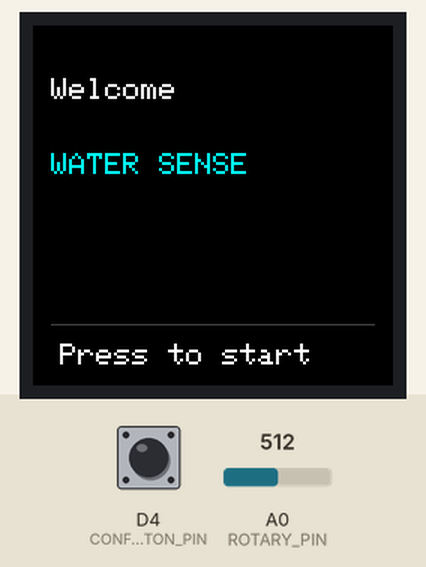
Bench run of a sketch on a simulated Arduino Zero (SAMD21). On the bench: 240×240 colour display. Inputs (shaded band) come from the test bench; at power-on: D4 (CONFIRM_BUTTON_PIN) LOW, A0 (ROTARY_PIN) = 512 (analog values on the 0–1023 scale). Random numbers use the default seed unless the sketch sets one.

Above: at 1.2 s.
1.3 s: D4 (CONFIRM_BUTTON_PIN) pulled HIGH for 0.15 s
At 2.4 s:
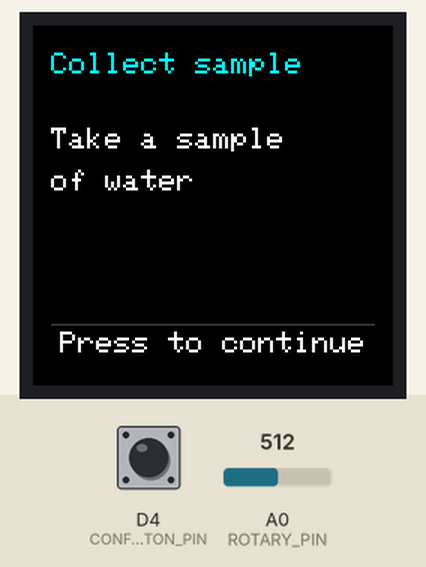
2.9 s: D4 (CONFIRM_BUTTON_PIN) pulled HIGH for 1 s
At 3.5 s:
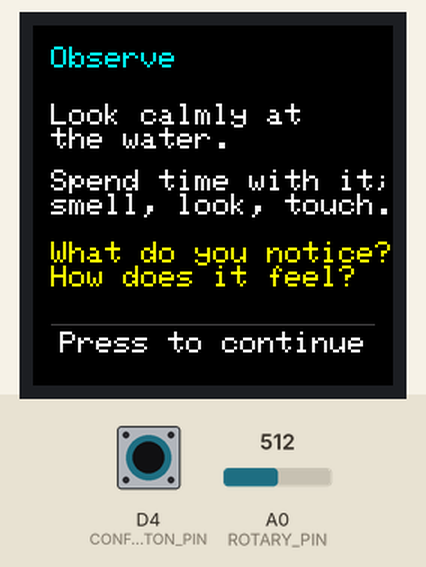
5.4 s: D4 (CONFIRM_BUTTON_PIN) pulled HIGH for 0.15 s
At 6.7 s:
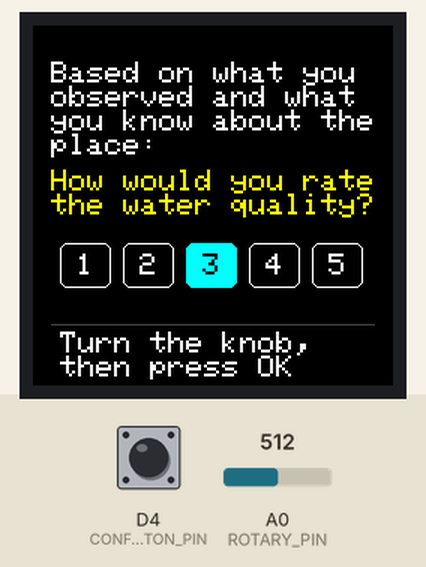
7.0 s: D4 (CONFIRM_BUTTON_PIN) pulled HIGH for 3.2 s
At 8.4 s:
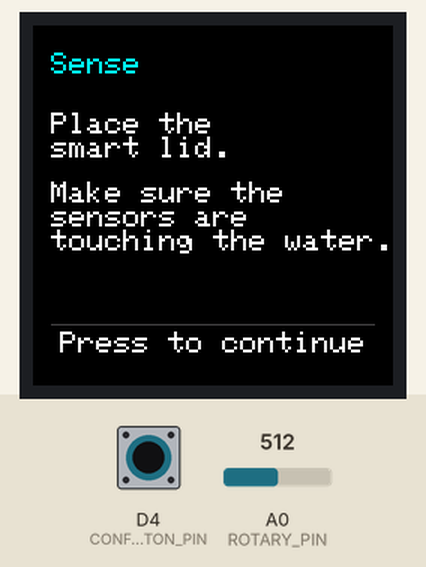
11.7 s: D4 (CONFIRM_BUTTON_PIN) pulled HIGH for 0.15 s
At 21.6 s:
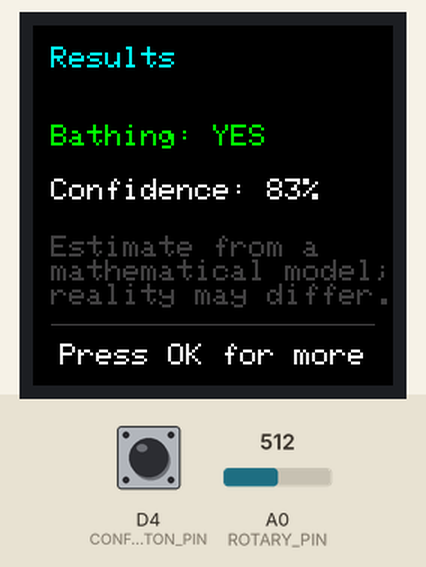
Timing chart, 0 to 22.3 s (numbered marks = the images above; inputs shaded):
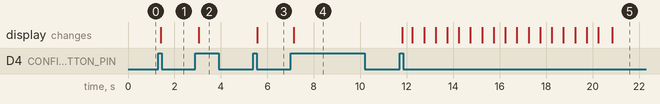

The sketch:

WaterSenseQuestionnaire.ino
```cpp
/*
  Water Sense questionnaire sketch

  Hardware (Grove Shield for Arduino Nano v1.3, switch set to 3.3 V):
    - Grove 1.2-inch IPS Display: digital port D2 (SCK=D2, SDA=D3)
    - Grove Button (P):           digital port D4
    - Grove Rotary Angle Sensor:  analog port A0

  Libraries:
    - Adafruit GFX Library
    - Arduino_ST7789_Fast (Seeed's Grove 1.2-inch IPS display library)
*/

#include <Adafruit_GFX.h>
#include <Arduino_ST7789_Fast.h>

// Keep hardware assignments and artificial timings together for easy changes.
constexpr uint8_t DISPLAY_SCK_PIN = 2;
constexpr uint8_t DISPLAY_DATA_PIN = 3;
constexpr uint8_t CONFIRM_BUTTON_PIN = 4;
constexpr uint8_t ROTARY_PIN = A0;
constexpr uint16_t ORANGE = 0xFD20;

constexpr unsigned long BUTTON_DEBOUNCE_MS = 40;
constexpr unsigned long MEASURING_DURATION_MS = 9000;
constexpr unsigned long UPLOAD_DURATION_MS = 7500;
constexpr unsigned long LOADING_STATUS_INTERVAL_MS = 500;
constexpr unsigned long ROTARY_SAMPLE_INTERVAL_MS = 60;
constexpr int ROTARY_HYSTERESIS = 20;

Arduino_ST7789 lcd(DISPLAY_SCK_PIN, DISPLAY_DATA_PIN);

enum Screen {
  WELCOME,
  COLLECT_SAMPLE,
  OBSERVE_GUIDANCE,
  QUALITY_RATING,
  SENSE,
  MEASURING,
  BATHING_RESULTS,
  ECOSYSTEM_RESULTS,
  DETAIL_RESULTS,
  UPLOADING,
  COMPLETE
};

struct Observation {
  uint8_t quality;
  bool suitableForBathing;
  uint8_t confidencePercent;
  const char *ecosystemHealth;
  uint16_t ecosystemColor;
  uint8_t ecosystemConfidencePercent;
  int temperatureC;
  float ph;
  const char *turbidity;
  float dissolvedOxygen;
  int electricalConductivity;
};

Screen currentScreen = WELCOME;
Observation observation = {0, false, 0, "", GREEN, 0, 0, 0.0f, "", 0.0f, 0};
uint8_t selectedRating = 1;
uint8_t displayedRating = 0;
unsigned long screenStartedAt = 0;
unsigned long lastLoadingStatusAt = 0;
unsigned long lastRotarySampleAt = 0;
uint8_t loadingStatusPhase = 0;
int filteredRotaryValue = -1;

bool lastButtonReading = LOW;
bool stableButtonState = LOW;
unsigned long buttonChangedAt = 0;

void drawText(int16_t x, int16_t y, const char *value, uint8_t size, uint16_t color) {
  lcd.setTextSize(size);
  lcd.setTextColor(color, BLACK);
  lcd.setCursor(x, y);
  lcd.print(value);
}

void drawTemperatureLine(int16_t x, int16_t y, int temperatureC) {
  char value[24];
  snprintf(value, sizeof(value), "Temperature: %d", temperatureC);
  drawText(x, y, value, 2, WHITE);
  const int16_t degreeX = x + strlen(value) * 12 + 2;
  lcd.drawCircle(degreeX + 3, y + 3, 3, WHITE);
  drawText(degreeX + 9, y, "C", 2, WHITE);
}

void drawLoadingLabel(const char *label, int16_t y) {
  const int16_t labelWidth = strlen(label) * 12;
  drawText((240 - labelWidth) / 2, y, label, 2, WHITE);
}

void drawLoadingDots(const char *label, int16_t y) {
  static const char *const dots[] = {"", ".", "..", "..."};
  const int16_t labelWidth = strlen(label) * 12;  // built-in font at size 2
  const int16_t labelX = (240 - labelWidth) / 2;
  const int16_t dotsX = labelX + labelWidth;

  // The label is stable; only clear and redraw the small ellipsis area.
  lcd.fillRect(dotsX, y, 36, 18, BLACK);
  drawText(dotsX, y, dots[loadingStatusPhase], 2, WHITE);
}

const char *const DROP_FINAL[] = {
  "       /\\       ",
  "      /  \\      ",
  "     /    \\     ",
  "    /      \\    ",
  "   /        \\   ",
  "  /          \\  ",
  " |   ^    ^   | ",
  " |            | ",
  " |    \\__/    | ",
  "  \\          /  ",
  "   \\        /   ",
  "    \\______/    "
};

const char *const DROP_STATIC[] = {
  "       /\\       ",
  "      /  \\      ",
  "     /    \\     ",
  "    /      \\    ",
  "   /        \\   ",
  "  /          \\  ",
  " |            | ",
  " |            | ",
  " |            | ",
  "  \\          /  ",
  "   \\        /   ",
  "    \\______/    "
};

void drawAsciiArt(const char *const *lines, uint8_t lineCount, int16_t x, int16_t y, uint8_t textSize, uint16_t color) {
  lcd.setTextSize(textSize);
  lcd.setTextColor(color, BLACK);
  for (uint8_t line = 0; line < lineCount; ++line) {
    lcd.setCursor(x, y + line * (8 * textSize));
    lcd.print(lines[line]);
  }
}

void drawFooter(const char *message) {
  lcd.drawFastHLine(12, 199, 216, DGREY);
  if (strcmp(message, "Turn the knob, then press OK") == 0) {
    drawText(18, 204, "Turn the knob,", 2, WHITE);
    drawText(18, 220, "then press OK", 2, WHITE);
  } else if (strcmp(message, "Press OK to continue") == 0) {
    drawText(18, 204, "Press to continue", 2, WHITE);
  } else {
    drawText(18, 212, message, 2, WHITE);
  }
}

void drawRatingBox(uint8_t index, bool selected) {
  const int16_t boxWidth = 34;
  const int16_t boxHeight = 30;
  const int16_t gap = 8;
  const int16_t startX = 18;
  const int16_t y = 145;
  const int16_t x = startX + (index - 1) * (boxWidth + gap);
  const uint16_t fill = selected ? CYAN : BLACK;
  const uint16_t outline = selected ? CYAN : WHITE;
  const uint16_t textColor = selected ? BLACK : WHITE;
  char label[2] = {static_cast<char>('0' + index), '\0'};

  lcd.fillRoundRect(x, y, boxWidth, boxHeight, 5, fill);
  lcd.drawRoundRect(x, y, boxWidth, boxHeight, 5, outline);
  lcd.setTextSize(2);
  lcd.setTextColor(textColor, fill);
  lcd.setCursor(x + 11, y + 7);
  lcd.print(label);
}

void drawRatingBoxes(uint8_t rating) {
  for (uint8_t index = 1; index <= 5; ++index) {
    drawRatingBox(index, index == rating);
  }
}

void drawRatingScreen(const char *title, const char *instruction, const char *question) {
  lcd.fillScreen(BLACK);
  drawText(12, 14, title, 2, CYAN);
  drawText(12, 62, instruction, 1, WHITE);
  drawText(12, 84, question, 2, YELLOW);
  drawText(12, 120, "1 - 5", 2, WHITE);
  drawRatingBoxes(selectedRating);
  drawFooter("Turn knob, then press OK");
}

void drawQualityRatingScreen() {
  lcd.fillScreen(BLACK);
  drawText(12, 24, "Based on what you", 2, WHITE);
  drawText(12, 40, "observed and what", 2, WHITE);
  drawText(12, 56, "you know about the", 2, WHITE);
  drawText(12, 72, "place:", 2, WHITE);
  drawText(12, 96, "How would you rate", 2, YELLOW);
  drawText(12, 112, "the water quality?", 2, YELLOW);
  drawRatingBoxes(selectedRating);
  drawFooter("Turn the knob, then press OK");
}

void drawObservationGuidance() {
  lcd.fillScreen(BLACK);
  drawText(12, 14, "Observe", 2, CYAN);
  drawText(12, 52, "Look calmly at", 2, WHITE);
  drawText(12, 68, "the water.", 2, WHITE);
  drawText(12, 96, "Spend time with it;", 2, WHITE);
  drawText(12, 112, "smell, look, touch.", 2, WHITE);
  drawText(12, 144, "What do you notice?", 2, YELLOW);
  drawText(12, 160, "How does it feel?", 2, YELLOW);
  drawFooter("Press OK to continue");
}

void drawBathingResults() {
  lcd.fillScreen(BLACK);
  drawText(12, 14, "Results", 2, CYAN);
  drawText(12, 66, observation.suitableForBathing ? "Bathing: YES" : "Bathing: NO", 2,
           observation.suitableForBathing ? GREEN : RED);
  char confidenceLine[24];
  snprintf(confidenceLine, sizeof(confidenceLine), "Confidence: %d%%", observation.confidencePercent);
  drawText(12, 102, confidenceLine, 2, WHITE);
  drawText(12, 140, "Estimate from a", 2, DGREY);
  drawText(12, 156, "mathematical model;", 2, DGREY);
  drawText(12, 172, "reality may differ.", 2, DGREY);
  drawFooter("Press OK for more");
}

void drawDetailedResults() {
  char phLine[16];
  char turbidityLine[24];
  char oxygenLine[20];
  char conductivityLine[20];
  const int phTenths = static_cast<int>(observation.ph * 10.0f + 0.5f);
  const int oxygenTenths = static_cast<int>(observation.dissolvedOxygen * 10.0f + 0.5f);

  snprintf(phLine, sizeof(phLine), "pH: %d.%d", phTenths / 10, phTenths % 10);
  snprintf(turbidityLine, sizeof(turbidityLine), "Turbidity: %s", observation.turbidity);
  snprintf(oxygenLine, sizeof(oxygenLine), "DO: %d.%d mg/L", oxygenTenths / 10, oxygenTenths % 10);
  snprintf(conductivityLine, sizeof(conductivityLine), "EC: %d uS/cm", observation.electricalConductivity);

  lcd.fillScreen(BLACK);
  drawText(12, 14, "Results", 2, CYAN);
  drawTemperatureLine(12, 50, observation.temperatureC);
  drawText(12, 78, phLine, 2, WHITE);
  drawText(12, 106, turbidityLine, 2, WHITE);
  drawText(12, 134, oxygenLine, 2, WHITE);
  drawText(12, 162, conductivityLine, 2, WHITE);
  drawFooter("Press OK to upload");
}

void drawEcosystemResults() {
  lcd.fillScreen(BLACK);
  drawText(12, 14, "Results", 2, CYAN);
  drawText(12, 66, "Ecosystem health:", 2, WHITE);
  drawText(12, 102, observation.ecosystemHealth, 2, observation.ecosystemColor);

  char confidenceLine[30];
  snprintf(confidenceLine, sizeof(confidenceLine), "Confidence: %d%%", observation.ecosystemConfidencePercent);
  drawText(12, 138, confidenceLine, 2, WHITE);
  drawText(12, 164, "Model estimate;", 2, DGREY);
  drawText(12, 180, "reality may differ.", 2, DGREY);
  drawFooter("Press OK for more");
}

void renderCurrentScreen() {
  switch (currentScreen) {
    case WELCOME:
      lcd.fillScreen(BLACK);
      drawText(12, 35, "Welcome", 2, WHITE);
      drawText(12, 85, "WATER SENSE", 2, CYAN);
      drawFooter("Press to start");
      break;

    case COLLECT_SAMPLE:
      lcd.fillScreen(BLACK);
      drawText(12, 18, "Collect sample", 2, CYAN);
      drawText(12, 68, "Take a sample", 2, WHITE);
      drawText(12, 96, "of water", 2, WHITE);
      drawFooter("Press OK to continue");
      break;

    case OBSERVE_GUIDANCE:
      drawObservationGuidance();
      break;

    case QUALITY_RATING:
      drawQualityRatingScreen();
      break;

    case SENSE:
      lcd.fillScreen(BLACK);
      drawText(12, 18, "Sense", 2, CYAN);
      drawText(12, 58, "Place the", 2, WHITE);
      drawText(12, 74, "smart lid.", 2, WHITE);
      drawText(12, 104, "Make sure the", 2, WHITE);
      drawText(12, 120, "sensors are", 2, WHITE);
      drawText(12, 136, "touching the water.", 2, WHITE);
      drawFooter("Press OK to continue");
      break;

    case MEASURING:
      lcd.fillScreen(BLACK);
      drawLoadingLabel("Measuring", 108);
      drawLoadingDots("Measuring", 108);
      break;

    case BATHING_RESULTS:
      drawBathingResults();
      break;

    case ECOSYSTEM_RESULTS:
      drawEcosystemResults();
      break;

    case DETAIL_RESULTS:
      drawDetailedResults();
      break;

    case UPLOADING:
      lcd.fillScreen(BLACK);
      drawLoadingLabel("Saving", 108);
      drawLoadingDots("Saving", 108);
      break;

    case COMPLETE:
      lcd.fillScreen(BLACK);
      drawText(12, 25, "Observation saved", 2, CYAN);
      drawText(58, 65, "Thank you!", 2, WHITE);
      drawAsciiArt(DROP_FINAL, sizeof(DROP_FINAL) / sizeof(DROP_FINAL[0]), 72, 105, 1, CYAN);
      break;
  }
}

void generateSimulatedResults() {
  // Placeholder model: the user's overall impression influences the result,
  // with a little random variation until real measurements are available.
  const int modelScore = static_cast<int>(observation.quality) + random(-1, 2);
  observation.suitableForBathing = modelScore >= 3;
  observation.confidencePercent = random(68, 96);  // 68% to 95%
  const int ecosystemScore = static_cast<int>(observation.quality) + random(-1, 2);
  observation.ecosystemConfidencePercent = random(68, 96);
  if (ecosystemScore >= 4) {
    observation.ecosystemHealth = "Healthy";
    observation.ecosystemColor = GREEN;
  } else if (ecosystemScore >= 3) {
    observation.ecosystemHealth = "Stressed";
    observation.ecosystemColor = ORANGE;
  } else {
    observation.ecosystemHealth = "Degraded";
    observation.ecosystemColor = RED;
  }
  observation.temperatureC = random(5, 21);
  observation.ph = random(65, 86) / 10.0f;
  observation.dissolvedOxygen = random(45, 121) / 10.0f;
  observation.electricalConductivity = random(80, 1001);
  const int turbidityChoice = random(0, 3);
  observation.turbidity = turbidityChoice == 0 ? "Low" : turbidityChoice == 1 ? "Medium" : "High";
}

bool isRatingScreen(Screen screen) {
  return screen == QUALITY_RATING;
}

int readFilteredRotaryValue() {
  const int rawValue = constrain(analogRead(ROTARY_PIN), 0, 1023);

  // A small moving average removes normal ADC noise without making the knob feel slow.
  if (filteredRotaryValue < 0) {
    filteredRotaryValue = rawValue;
  } else {
    filteredRotaryValue = (filteredRotaryValue * 3 + rawValue) / 4;
  }

  return filteredRotaryValue;
}

uint8_t ratingFromRotaryValue(int rotaryValue) {
  return static_cast<uint8_t>(constrain((rotaryValue * 5) / 1024 + 1, 1, 5));
}

uint8_t ratingWithHysteresis(int rotaryValue, uint8_t currentRating) {
  uint8_t rating = currentRating;

  // Require the knob to move a little beyond a boundary before changing value.
  // This prevents a noisy value at a boundary from alternating between two boxes.
  while (rating < 5) {
    const int boundary = (1024 * rating) / 5;
    if (rotaryValue <= boundary + ROTARY_HYSTERESIS) {
      break;
    }
    ++rating;
  }

  while (rating > 1) {
    const int boundary = (1024 * (rating - 1)) / 5;
    if (rotaryValue >= boundary - ROTARY_HYSTERESIS) {
      break;
    }
    --rating;
  }

  return rating;
}

void enterScreen(Screen nextScreen) {
  currentScreen = nextScreen;
  screenStartedAt = millis();
  lastLoadingStatusAt = screenStartedAt;
  loadingStatusPhase = 0;

  if (isRatingScreen(currentScreen)) {
    filteredRotaryValue = -1;
    selectedRating = ratingFromRotaryValue(readFilteredRotaryValue());
    displayedRating = selectedRating;
  } else {
    displayedRating = 0;
  }

  if (currentScreen == MEASURING) {
    generateSimulatedResults();
  }

  renderCurrentScreen();
}

bool wasConfirmButtonPressed() {
  const bool reading = digitalRead(CONFIRM_BUTTON_PIN);
  const unsigned long now = millis();

  if (reading != lastButtonReading) {
    buttonChangedAt = now;
    lastButtonReading = reading;
  }

  if (now - buttonChangedAt >= BUTTON_DEBOUNCE_MS && reading != stableButtonState) {
    stableButtonState = reading;
    return stableButtonState == HIGH;
  }

  return false;
}

void handleConfirmPress() {
  switch (currentScreen) {
    case WELCOME:
      enterScreen(COLLECT_SAMPLE);
      break;
    case COLLECT_SAMPLE:
      enterScreen(OBSERVE_GUIDANCE);
      break;
    case OBSERVE_GUIDANCE:
      enterScreen(QUALITY_RATING);
      break;
    case QUALITY_RATING:
      observation.quality = selectedRating;
      enterScreen(SENSE);
      break;
    case SENSE:
      enterScreen(MEASURING);
      break;
    case BATHING_RESULTS:
      enterScreen(ECOSYSTEM_RESULTS);
      break;
    case ECOSYSTEM_RESULTS:
      enterScreen(DETAIL_RESULTS);
      break;
    case DETAIL_RESULTS:
      enterScreen(UPLOADING);
      break;
    case COMPLETE:
      // To start another observation later, uncomment the next line:
      enterScreen(WELCOME);
      break;
    default:
      // Measuring and Uploading advance automatically.
      break;
  }
}

void updateRatingSelection() {
  if (!isRatingScreen(currentScreen)) {
    return;
  }

  const unsigned long now = millis();
  if (now - lastRotarySampleAt < ROTARY_SAMPLE_INTERVAL_MS) {
    return;
  }
  lastRotarySampleAt = now;

  const uint8_t newRating = ratingWithHysteresis(readFilteredRotaryValue(), selectedRating);
  if (newRating != selectedRating) {
    const uint8_t previousRating = selectedRating;
    selectedRating = newRating;
    displayedRating = newRating;
    drawRatingBox(previousRating, false);
    drawRatingBox(newRating, true);
  }
}

void updateAutomaticScreens() {
  const unsigned long now = millis();

  if (currentScreen == MEASURING) {
    if (now - lastLoadingStatusAt >= LOADING_STATUS_INTERVAL_MS) {
      lastLoadingStatusAt = now;
      loadingStatusPhase = (loadingStatusPhase + 1) % 4;
      drawLoadingDots("Measuring", 108);
    }
    if (now - screenStartedAt >= MEASURING_DURATION_MS) {
      enterScreen(BATHING_RESULTS);
    }
  } else if (currentScreen == UPLOADING && now - screenStartedAt >= UPLOAD_DURATION_MS) {
    enterScreen(COMPLETE);
  } else if (currentScreen == UPLOADING && now - lastLoadingStatusAt >= LOADING_STATUS_INTERVAL_MS) {
    lastLoadingStatusAt = now;
    loadingStatusPhase = (loadingStatusPhase + 1) % 4;
    drawLoadingDots("Saving", 108);
  }
}

void setup() {
  pinMode(CONFIRM_BUTTON_PIN, INPUT);
  pinMode(ROTARY_PIN, INPUT);
  analogReadResolution(10);
  randomSeed(analogRead(A6) ^ micros());

  lcd.init();
  enterScreen(WELCOME);
}

void loop() {
  updateRatingSelection();

  if (wasConfirmButtonPressed()) {
    handleConfirmPress();
  }

  updateAutomaticScreens();
}
```

Measured:
- after the input at 1.3 s, the display: changes after 0.12 s (image 1)
- after the input at 2.9 s, the display: changes after 0.15 s (image 2)
- after the input at 5.4 s, the display: changes after 0.16 s (image 3)
- after the input at 7.0 s, the display: changes after 0.13 s (image 4)
- after the input at 11.7 s, the display: first changes after 0.10 s (image 5 shows a later state)
